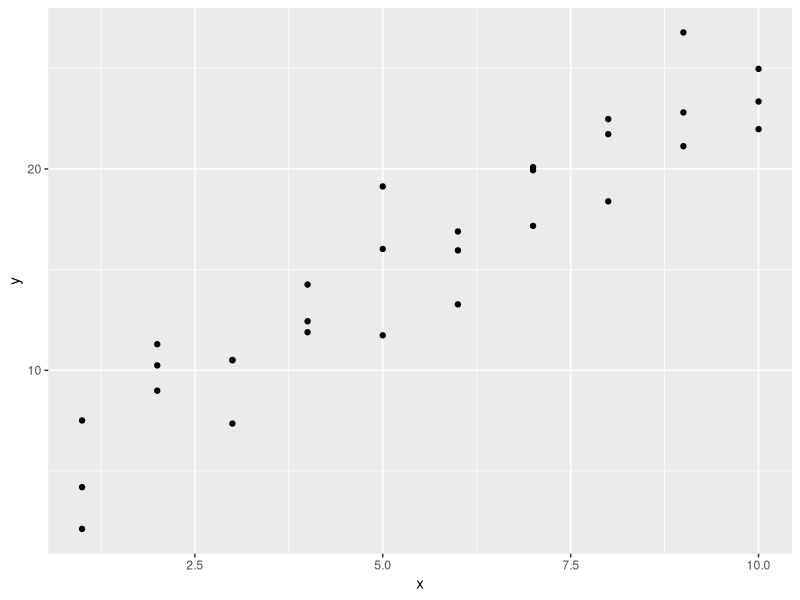
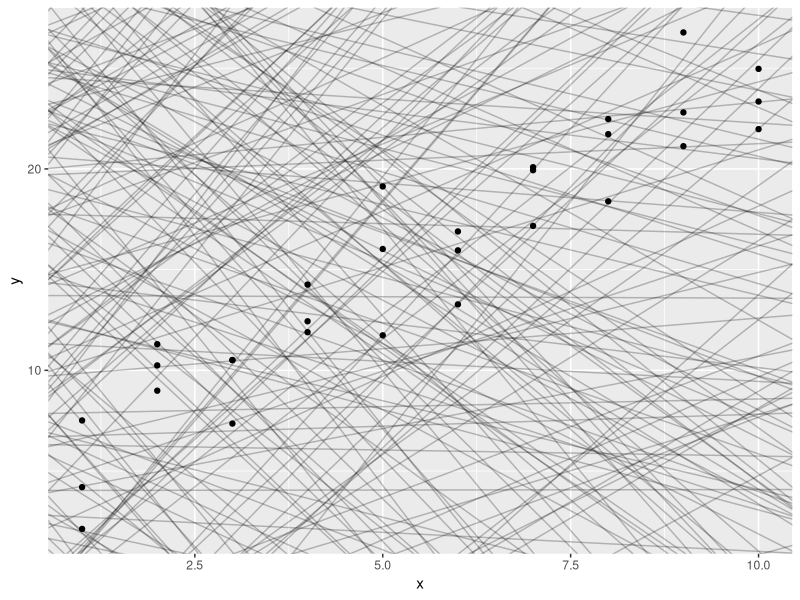
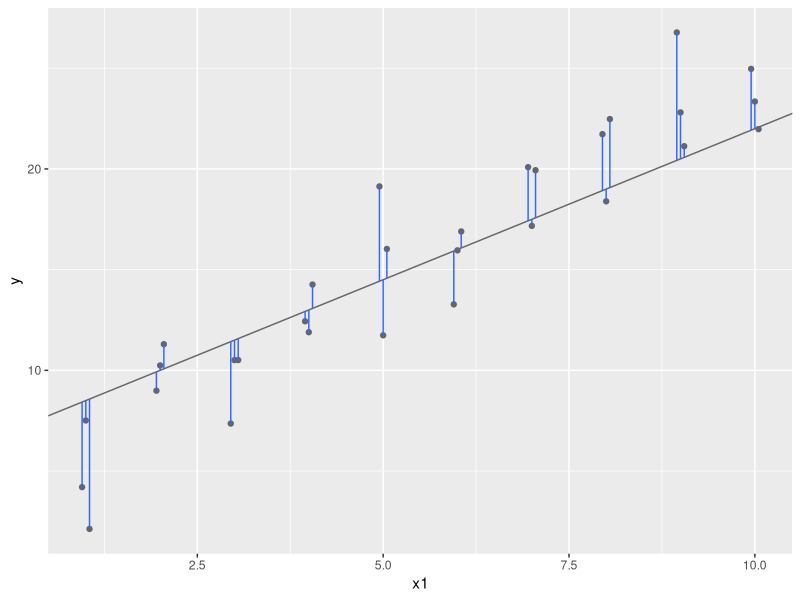

Reproduce these figures in R, in order. (Note: this script raises an error after producing the figures.)
## ---- chunk 1
library(tidyverse)

library(modelr)
options(na.action = na.warn)
## ---- chunk 2
ggplot(sim1, aes(x, y)) + 
  geom_point()
## ---- chunk 3
models <- tibble(
  a1 = runif(250, -20, 40),
  a2 = runif(250, -5, 5)
)

ggplot(sim1, aes(x, y)) + 
  geom_abline(aes(intercept = a1, slope = a2), data = models, alpha = 1/4) +
  geom_point() 
## ---- chunk 4
dist1 <- sim1 %>% 
  mutate(
    dodge = rep(c(-1, 0, 1) / 20, 10),
    x1 = x + dodge,
    pred = 7 + x1 * 1.5
  )

ggplot(dist1, aes(x1, y)) + 
  geom_abline(intercept = 7, slope = 1.5, colour = "grey40") +
  geom_point(colour = "grey40") +
  geom_linerange(aes(ymin = y, ymax = pred), colour = "#3366FF") 
## ---- chunk 5
# model1 <- function(a, data) {
# 
#   
#   }
model1(c(7, 1.5), sim1)
## ---- chunk 6

# measure_distance <- function(mod, data) {
# 
#   }
measure_distance(c(7, 1.5), sim1)
## ---- chunk 7
sim1_dist <- function(a1, a2) {
  measure_distance(c(a1, a2), sim1)
}

models <- models %>% 
  mutate(dist = purrr::map2_dbl(a1, a2, sim1_dist))
models
## ---- chunk 8
ggplot(sim1, aes(x, y)) + 
  geom_point(size = 2, colour = "grey30") + 
  geom_abline(
    aes(intercept = a1, slope = a2, colour = -dist), 
    data = filter(models, rank(dist) <= 10)
  )
## ---- chunk 9
ggplot(models, aes(a1, a2)) +
  geom_point(data = filter(models, rank(dist) <= 10), size = 4, colour = "red") +
  geom_point(aes(colour = -dist))
## ---- chunk 10
grid <- expand.grid(
  a1 = seq(-5, 20, length = 25),
  a2 = seq(1, 3, length = 25)
  ) %>% 
  mutate(dist = purrr::map2_dbl(a1, a2, sim1_dist))

grid %>% 
  ggplot(aes(a1, a2)) +
  geom_point(data = filter(grid, rank(dist) <= 10), size = 4, colour = "red") +
  geom_point(aes(colour = -dist)) 
## ---- chunk 11
ggplot(sim1, aes(x, y)) + 
  geom_point(size = 2, colour = "grey30") + 
  geom_abline(
    aes(intercept = a1, slope = a2, colour = -dist), 
    data = filter(grid, rank(dist) <= 10)
  )
## ---- chunk 12
optim(c(4,2), measure_distance, data = sim1)
## ---- chunk 13
best <- optim(c(0, 0), measure_distance, data = sim1)
best$par

ggplot(sim1, aes(x, y)) + 
  geom_point(size = 2, colour = "grey30") + 
  geom_abline(intercept = best$par[1], slope = best$par[2])
## ---- chunk 14
sim1_mod <- lm(y ~ x, data = sim1)
coef(sim1_mod)
## ---- chunk 15
grid <- sim1 %>% 
  data_grid(x) 
grid
## ---- chunk 16
grid <- grid %>% 
  add_predictions(sim1_mod) 
grid
## ---- chunk 17
ggplot(sim1, aes(x)) +
  geom_point(aes(y = y)) +
  geom_line(aes(y = pred), data = grid, colour = "red", size = 1)
## ---- chunk 18
sim1 <- sim1 %>% 
  add_residuals(sim1_mod)
sim1
## ---- chunk 19
ggplot(sim1, aes(resid)) + 
  geom_freqpoly(binwidth = 0.5)
## ---- chunk 20
mean(sim1$resid)
## ---- chunk 21
ggplot(sim1, aes(x, resid)) + 
  geom_ref_line(h = 0, size = 2,colour = "firebrick") +
  geom_point() 
